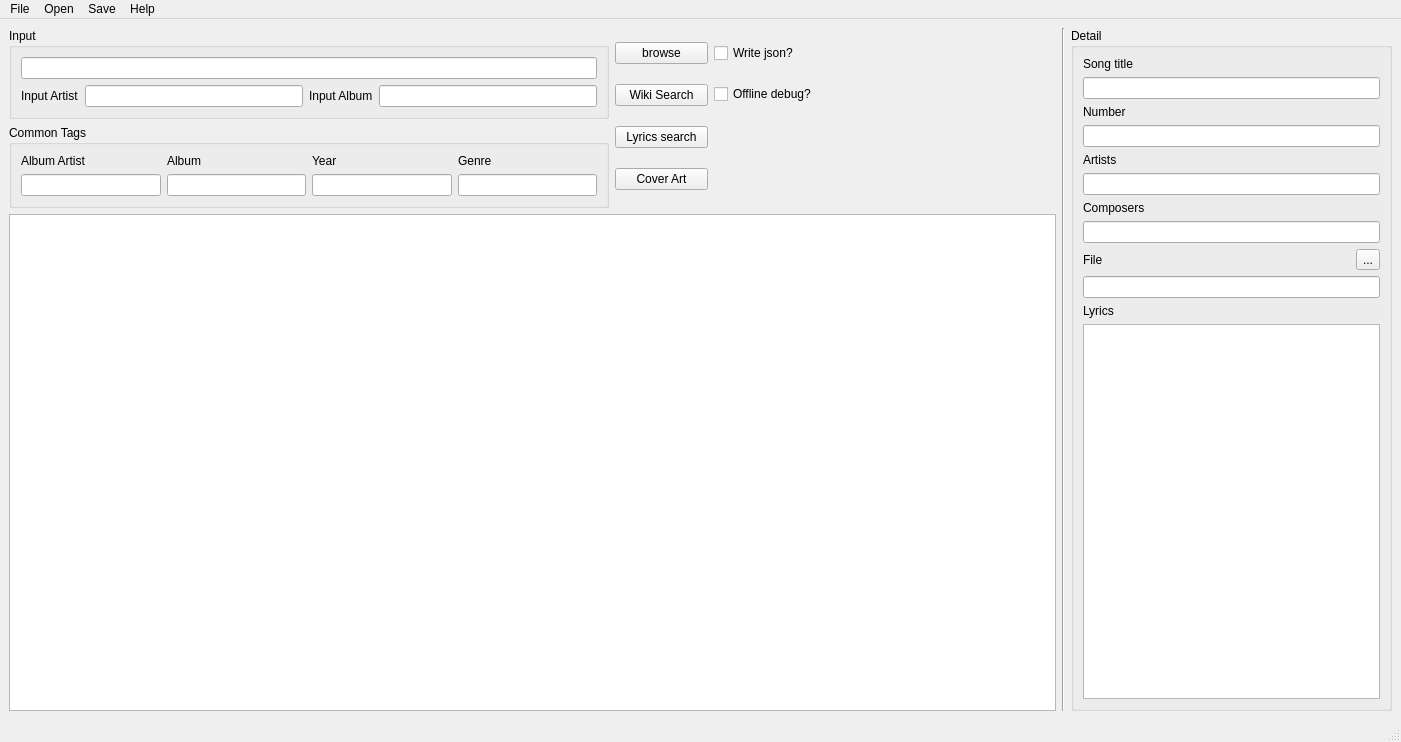
<?xml version="1.0" encoding="UTF-8"?>
<ui version="4.0">
 <class>MainWindow</class>
 <widget class="QMainWindow" name="MainWindow">
  <property name="geometry">
   <rect>
    <x>0</x>
    <y>0</y>
    <width>1401</width>
    <height>742</height>
   </rect>
  </property>
  <property name="windowTitle">
   <string>MainWindow</string>
  </property>
  <widget class="QWidget" name="centralwidget">
   <layout class="QGridLayout" name="gridLayout">
    <item row="0" column="3" rowspan="2">
     <layout class="QHBoxLayout" name="picture_layout"/>
    </item>
    <item row="0" column="4" rowspan="3">
     <widget class="Line" name="line">
      <property name="orientation">
       <enum>Qt::Vertical</enum>
      </property>
     </widget>
    </item>
    <item row="2" column="0" colspan="4">
     <widget class="QTableView" name="tableView">
      <property name="sizeAdjustPolicy">
       <enum>QAbstractScrollArea::AdjustToContents</enum>
      </property>
      <property name="alternatingRowColors">
       <bool>true</bool>
      </property>
      <property name="selectionBehavior">
       <enum>QAbstractItemView::SelectRows</enum>
      </property>
      <property name="sortingEnabled">
       <bool>false</bool>
      </property>
      <attribute name="horizontalHeaderShowSortIndicator" stdset="0">
       <bool>true</bool>
      </attribute>
      <attribute name="horizontalHeaderStretchLastSection">
       <bool>true</bool>
      </attribute>
      <attribute name="verticalHeaderVisible">
       <bool>false</bool>
      </attribute>
      <attribute name="verticalHeaderDefaultSectionSize">
       <number>25</number>
      </attribute>
      <attribute name="verticalHeaderMinimumSectionSize">
       <number>20</number>
      </attribute>
      <attribute name="verticalHeaderShowSortIndicator" stdset="0">
       <bool>true</bool>
      </attribute>
      <attribute name="verticalHeaderStretchLastSection">
       <bool>false</bool>
      </attribute>
     </widget>
    </item>
    <item row="0" column="2">
     <layout class="QVBoxLayout" name="verticalLayout_3">
      <item>
       <widget class="QCheckBox" name="json_write_sw">
        <property name="maximumSize">
         <size>
          <width>109</width>
          <height>16777215</height>
         </size>
        </property>
        <property name="text">
         <string>Write json?</string>
        </property>
       </widget>
      </item>
      <item>
       <widget class="QCheckBox" name="offline_debbug_sw">
        <property name="maximumSize">
         <size>
          <width>109</width>
          <height>16777215</height>
         </size>
        </property>
        <property name="text">
         <string>Offline debug?</string>
        </property>
       </widget>
      </item>
     </layout>
    </item>
    <item row="0" column="0">
     <widget class="QGroupBox" name="input_frame">
      <property name="maximumSize">
       <size>
        <width>600</width>
        <height>16777215</height>
       </size>
      </property>
      <property name="title">
       <string>Input</string>
      </property>
      <layout class="QGridLayout" name="input_grid">
       <item row="0" column="0" colspan="4">
        <widget class="QLineEdit" name="display_dir">
         <property name="toolTip">
          <string extracomment="Use Browse button and find dir or input path here"/>
         </property>
         <property name="statusTip">
          <string extracomment="Use Browse button and find dir or input path here"/>
         </property>
         <property name="whatsThis">
          <string extracomment="Use Browse button and find dir or input path here"/>
         </property>
         <property name="accessibleDescription">
          <string extracomment="Use Browse button and find dir or input path here"/>
         </property>
        </widget>
       </item>
       <item row="1" column="0">
        <widget class="QLabel" name="label">
         <property name="text">
          <string>Input Artist</string>
         </property>
        </widget>
       </item>
       <item row="1" column="1">
        <widget class="QLineEdit" name="band_entry_input"/>
       </item>
       <item row="1" column="2">
        <widget class="QLabel" name="label_2">
         <property name="text">
          <string>Input Album</string>
         </property>
        </widget>
       </item>
       <item row="1" column="3">
        <widget class="QLineEdit" name="album_entry_input"/>
       </item>
      </layout>
     </widget>
    </item>
    <item row="1" column="0">
     <widget class="QGroupBox" name="common_tags_frame">
      <property name="maximumSize">
       <size>
        <width>600</width>
        <height>16777215</height>
       </size>
      </property>
      <property name="title">
       <string>Common Tags</string>
      </property>
      <layout class="QGridLayout" name="common_tags_grid">
       <item row="0" column="0">
        <widget class="QLabel" name="label_3">
         <property name="text">
          <string>Album Artist</string>
         </property>
        </widget>
       </item>
       <item row="0" column="1">
        <widget class="QLabel" name="label_4">
         <property name="text">
          <string>Album</string>
         </property>
        </widget>
       </item>
       <item row="0" column="2">
        <widget class="QLabel" name="label_5">
         <property name="text">
          <string>Year</string>
         </property>
        </widget>
       </item>
       <item row="0" column="3">
        <widget class="QLabel" name="label_6">
         <property name="text">
          <string>Genre</string>
         </property>
        </widget>
       </item>
       <item row="1" column="0">
        <widget class="QLineEdit" name="band_entry"/>
       </item>
       <item row="1" column="1">
        <widget class="QLineEdit" name="album_entry"/>
       </item>
       <item row="1" column="2">
        <widget class="QLineEdit" name="year_entry"/>
       </item>
       <item row="1" column="3">
        <widget class="QLineEdit" name="genre_entry"/>
       </item>
      </layout>
     </widget>
    </item>
    <item row="0" column="5" rowspan="3">
     <widget class="QGroupBox" name="detail_frame">
      <property name="minimumSize">
       <size>
        <width>321</width>
        <height>0</height>
       </size>
      </property>
      <property name="maximumSize">
       <size>
        <width>321</width>
        <height>16777215</height>
       </size>
      </property>
      <property name="title">
       <string>Detail</string>
      </property>
      <layout class="QVBoxLayout" name="verticalLayout">
       <item>
        <widget class="QLabel" name="label_7">
         <property name="text">
          <string>Song title</string>
         </property>
        </widget>
       </item>
       <item>
        <widget class="QLineEdit" name="title_detail"/>
       </item>
       <item>
        <widget class="QLabel" name="label_8">
         <property name="text">
          <string>Number</string>
         </property>
        </widget>
       </item>
       <item>
        <widget class="QLineEdit" name="number_detail"/>
       </item>
       <item>
        <widget class="QLabel" name="label_9">
         <property name="text">
          <string>Artists</string>
         </property>
        </widget>
       </item>
       <item>
        <widget class="QLineEdit" name="artist_detail"/>
       </item>
       <item>
        <widget class="QLabel" name="label_10">
         <property name="text">
          <string>Composers</string>
         </property>
        </widget>
       </item>
       <item>
        <widget class="QLineEdit" name="composer_detail"/>
       </item>
       <item>
        <layout class="QHBoxLayout" name="horizontalLayout">
         <item>
          <widget class="QLabel" name="label_11">
           <property name="text">
            <string>File</string>
           </property>
          </widget>
         </item>
         <item>
          <widget class="QToolButton" name="toolButton">
           <property name="text">
            <string>...</string>
           </property>
          </widget>
         </item>
        </layout>
       </item>
       <item>
        <widget class="QLineEdit" name="file_detail"/>
       </item>
       <item>
        <widget class="QLabel" name="label_12">
         <property name="text">
          <string>Lyrics</string>
         </property>
        </widget>
       </item>
       <item>
        <widget class="QTextEdit" name="lyrics_detail"/>
       </item>
      </layout>
     </widget>
    </item>
    <item row="0" column="1" rowspan="2">
     <layout class="QGridLayout" name="buttons_grid">
      <item row="0" column="0">
       <widget class="QPushButton" name="browse_button">
        <property name="maximumSize">
         <size>
          <width>93</width>
          <height>16777215</height>
         </size>
        </property>
        <property name="text">
         <string>browse</string>
        </property>
       </widget>
      </item>
      <item row="2" column="0">
       <widget class="QPushButton" name="lyrics_button">
        <property name="maximumSize">
         <size>
          <width>93</width>
          <height>16777215</height>
         </size>
        </property>
        <property name="text">
         <string>Lyrics search</string>
        </property>
       </widget>
      </item>
      <item row="1" column="0">
       <widget class="QPushButton" name="wiki_search_button">
        <property name="maximumSize">
         <size>
          <width>93</width>
          <height>16777215</height>
         </size>
        </property>
        <property name="text">
         <string>Wiki Search</string>
        </property>
       </widget>
      </item>
      <item row="3" column="0">
       <widget class="QPushButton" name="coverArt">
        <property name="text">
         <string>Cover Art</string>
        </property>
       </widget>
      </item>
     </layout>
    </item>
   </layout>
  </widget>
  <widget class="QMenuBar" name="menubar">
   <property name="enabled">
    <bool>true</bool>
   </property>
   <property name="geometry">
    <rect>
     <x>0</x>
     <y>0</y>
     <width>1401</width>
     <height>26</height>
    </rect>
   </property>
   <widget class="QMenu" name="menuFile">
    <property name="title">
     <string>File</string>
    </property>
    <addaction name="actionNew"/>
    <addaction name="actionOpen"/>
    <addaction name="actionSave"/>
    <addaction name="separator"/>
    <addaction name="actionExit"/>
   </widget>
   <widget class="QMenu" name="menuOpen">
    <property name="title">
     <string>Open</string>
    </property>
    <addaction name="actionDirectory"/>
    <addaction name="actionWikipedia"/>
    <addaction name="actionCover_Art_search"/>
    <addaction name="actionMp3_Tag"/>
   </widget>
   <widget class="QMenu" name="menuSave">
    <property name="title">
     <string>Save</string>
    </property>
    <addaction name="actionAll_Tags"/>
    <addaction name="actionOnly_Lyrics"/>
   </widget>
   <widget class="QMenu" name="menuHelp">
    <property name="title">
     <string>Help</string>
    </property>
    <addaction name="actionHelp_Index"/>
    <addaction name="actionGit"/>
    <addaction name="actionAbout"/>
   </widget>
   <addaction name="menuFile"/>
   <addaction name="menuOpen"/>
   <addaction name="menuSave"/>
   <addaction name="menuHelp"/>
  </widget>
  <widget class="QStatusBar" name="statusbar"/>
  <action name="actionNew">
   <property name="text">
    <string>New</string>
   </property>
  </action>
  <action name="actionOpen">
   <property name="text">
    <string>Open</string>
   </property>
  </action>
  <action name="actionSave">
   <property name="text">
    <string>Save</string>
   </property>
  </action>
  <action name="actionExit">
   <property name="text">
    <string>Exit</string>
   </property>
  </action>
  <action name="actionAll_Tags">
   <property name="text">
    <string>All Tags</string>
   </property>
  </action>
  <action name="actionOnly_Lyrics">
   <property name="text">
    <string>Only Lyrics</string>
   </property>
  </action>
  <action name="actionDirectory">
   <property name="text">
    <string>Directory</string>
   </property>
  </action>
  <action name="actionWikipedia">
   <property name="text">
    <string>Wikipedia</string>
   </property>
  </action>
  <action name="actionCover_Art_search">
   <property name="text">
    <string>Cover Art search</string>
   </property>
  </action>
  <action name="actionMp3_Tag">
   <property name="text">
    <string>Mp3Tag</string>
   </property>
  </action>
  <action name="actionHelp_Index">
   <property name="text">
    <string>Help Index</string>
   </property>
  </action>
  <action name="actionGit">
   <property name="text">
    <string>Git</string>
   </property>
  </action>
  <action name="actionAbout">
   <property name="text">
    <string>About</string>
   </property>
  </action>
 </widget>
 <resources/>
 <connections/>
</ui>
